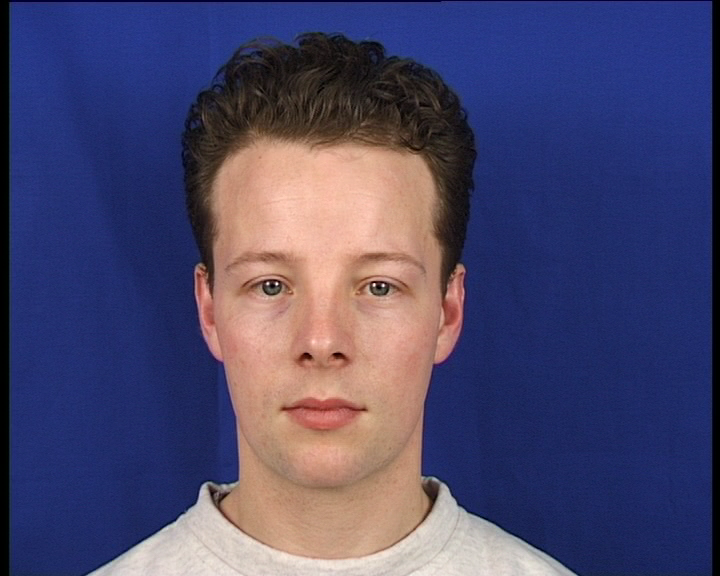
#> input picture Exercise 4/slike/slika0.png, 720 x 576 px; its folder holds only this picture in this run
$ python exercise4.py   (older library calls are emulated)
#> lines starting #> are read from the running program, lines starting #| are printed output that depends on the picture; after the words box and inside, x2 and y2 are one past the last pixel; in counts of white or black regions, pixels touching at a corner belong together
import numpy as np
import cv2
import matplotlib.pyplot as plt
from functools import reduce
import os

def skin_color_filter(im):
    # vhod: barvna slika
    # izhod: odziv filtra za barvo kože

    # preberemo sliko po kanalih
    red, green, blue = [im[:, :, x] for x in range(3)]

    #generacija maske ter dodatni pogoji
    mask = reduce(np.logical_and, (red > 95, green > 40, blue > 20, (reduce(np.maximum, (red, green, blue)) - reduce(np.minimum, (red, green, blue))) > 15, np.abs(red - green) > 15,red > green, red > blue))

    #pretvorba maske v uint8
    mask = mask.astype("uint8")
    return mask

def fill(mask):

    # kopiramo vhodno masko
    image_floodfill = mask.copy()

    # preberemo velikost maske
    height, width = mask.shape[:2]

    # priprava 2x večje maske za novo sliko
    new_mask = np.zeros((height + 2, width + 2), np.uint8)

    # zapolnimo slike z vrednostmi 255
    cv2.floodFill(image_floodfill, new_mask, (0,0), 255)

    # naredimo inverz slike
    image_floodfill_inv = cv2.bitwise_not(image_floodfill)

    # izhod je bitni ALI polne maske in inverza slike
    image_out = mask | image_floodfill_inv
    return image_out


def dilate(mask):
    # vhod: maska
    # izhod: maska, očiščena z dilatacijo s 5*5 kvadratnim strukturnim elementom

    # strukturni element 5x5
    #strutural_element_5 = np.ones((5,5),np.uint8)

    # isti element z vgrajenim fjem
    element_5 = cv2.getStructuringElement(cv2.MORPH_RECT, (5,5), (-1,-1) )

    # kopiramo masko
    im_dilate = mask.copy()

    # preberemo velikost maske
    height, width = mask.shape[:2]

    # pripravimo novo masko
    new_mask = np.zeros((height, width), np.uint8)

    # uporaba ukaza za izračun dilatacije
    cv2.dilate(im_dilate, element_5, new_mask, iterations=1 )

    image_out = new_mask
    return image_out


def clean_skin_mask(mask):
    # kombinacija erozije in dilatacije

    # kopiramo masko
    image_cleanskin = mask.copy()

    # zapolnimo novo masko z prejšnjo
    image_cleanskin = fill(image_cleanskin)

    # združimo dilatacijo in erozijo v eno masko
    image_out = dilate(image_cleanskin)
    return image_out


def rgb2gray(im):
    # vhod: barvna slika
    # izhod: sivinska slika, dobljena s povprečenjem kanalov

    # razširimo sliko iz uint8 v uint16
    image_float = im.astype("uint16")

    # preberemo sliko po kanalih
    red, green, blue = [image_float[:, :, x] for x in range(3)]

    # pretvorba RGB vrednosti kanalov v sive vrednosti
    gray_value = (red + green + blue) / 3

    # pretvorba float v int
    gray_value = gray_value.astype("uint8")
    return gray_value


def smooth_gray_image(im):
    # vhod: sivinska slika
    # izhod: sivinska slika, zglajena s 7*7 Gaussovim jedrom s sigma=2

    # kopiramo masko
    image_smooth = im.copy()

    # uporabimo gaussov filter
    cv2.GaussianBlur(im, (7,7),2,image_smooth, borderType=cv2.BORDER_DEFAULT)
    return image_smooth


def gradient_approximation(im):
    # vhod: zglajena siva slika
    # izhod: približek amplitude gradientov (v float32)

    # kopiramo masko
    image_sobel = im.copy()

    # masko spremenimo iz int v float
    image_sobel = image_sobel.astype("float32")

    # pripravimo Sobelov operator/matriko/element za izračun v X in Y smereh
    sobelX = np.array([[-1, 0, 1], [-2,0,2], [-1,0,1]], dtype="float32")
    sobelY = np.transpose(sobelX)

    # filtriramo masko po X in Y smeri
    image_x = cv2.filter2D(image_sobel, cv2.CV_32F, sobelX)
    image_y = cv2.filter2D(image_sobel, cv2.CV_32F, sobelY)

    # seštevek komponent po X in Y smeri po pitagorovem izreku
    image_border = np.sqrt(np.square(image_x) + np.square(image_y))
    return image_border


def mask_edges(edges, mask):
    # vhoda: amplituda gradientov, maska barve kože
    # izhod: slika amplitude gradientov, maskirana na področja ki ustrezajo odzivu filtra barve kože

    # robove pomnožimo z očiščeno masko
    image_maskededge = np.multiply(edges, mask)

    # skaliramo vrednosti v območje 0-255
    image_maskededge = image_maskededge * (255 / np.amax(image_maskededge))

    # določimo mejo 40 ter vrnemo primeren bool
    image_out_bool = (image_maskededge > 40)

    # spremenimo vrednosti bool v uint8
    image_out = image_out_bool.astype("uint8")
    return image_out


# [17 lines left out: function threshold_edges, not called in this run]


def fit_ellipse(bin_edges):
    # vhod: binarna slika robov, maskiranih s področjem kože
    # izhod: parametri elipse

    # tabela za točke
    elipse_points = []

    # zanke, ki tečejo čez masko
    for x in range(bin_edges.shape[1]):
        for y in range(bin_edges.shape[0]):
            if bin_edges[y, x] > 0:
                elipse_points.append((x, y))

    # pretvorba tabele v float32
    elipse_points = np.array(elipse_points).astype("float32")

    # določitev eliptične maske
    ellipse_mask = cv2.fitEllipse(elipse_points)
    return ellipse_mask


def draw_ellipse(im, ell):
    # vhod: barvna slika in parametri elipse
    # izhod: slika z vrisano elipso

    # pridobitev podatkov iz strukture
    center, axes, angle = ell

    # pretvorba float kordinat v int
    center = (int( round(center[0])), int(round(center[1])) )
    axes = (int( round(axes[0]/2)), int(round(axes[1]/2)) )
    angle = int( round(angle) )

    # izpis kordinat
    print(center, axes, angle)

    # pretvorba vhodne slike v float64
    image_in = im.astype("float64")

    # izvedba risanja eliptične maske na sliko
    face_det = cv2.ellipse(image_in, center=center, axes=axes, angle=angle, startAngle=0.0, endAngle=360.0, color=(255, 0, 0), thickness=2)

    # pretvorba slike iz float64 nazaj v uint8
    return face_det.round().astype("uint8")


def prepoznava_obraza(im):
    # vhod: barvna slika
    # izhod: barvna slika z vrisano elipso

    # izvedba vseh funkcij zaporedno
    image_skin = skin_color_filter(im)
    image_clean = clean_skin_mask(image_skin)

    image_gray = rgb2gray(im)
    image_graysmooth = smooth_gray_image(image_gray)

    image_gradsobel = gradient_approximation(image_graysmooth)
    image_maskededge = mask_edges(image_gradsobel, image_clean)

    elipse_parameter = fit_ellipse(image_maskededge)
    image_with_elipse = draw_ellipse(im, elipse_parameter)

    return image_with_elipse


if __name__ == "__main__":

    slike = os.listdir("slike")

    for slika in slike:

        # OSNOVNA SLIKA
        img = cv2.imread(os.path.join("slike",slika))[:, :, ::-1]
        plt.imshow(img)
        plt.show()

        # ČRNO-BEL OBRAZA
        imgskin = skin_color_filter(img)
#> in skin_color_filter, `red, green, blue = [im[:, :, x] for x in range(3)]`:
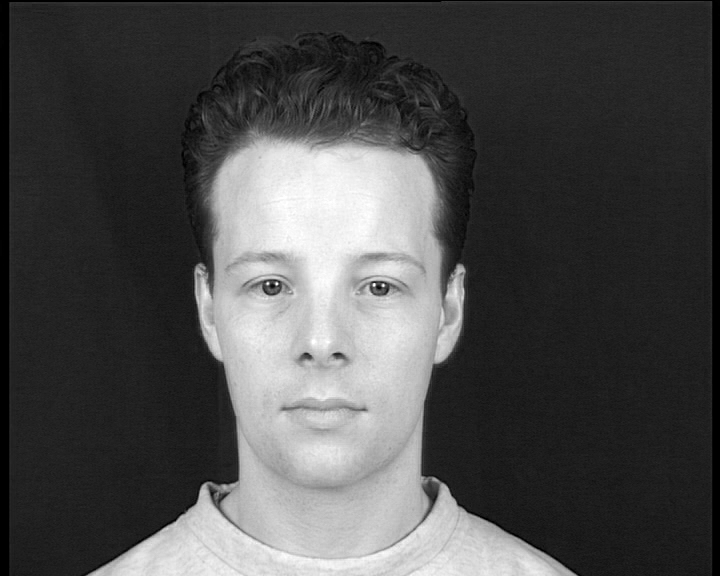
#> red: shape (576, 720); min 0, max 255, mean 76.1
#> in skin_color_filter, `mask = reduce(np.logical_and, (red > 95, green > 40, blue > 20, (reduc..`:
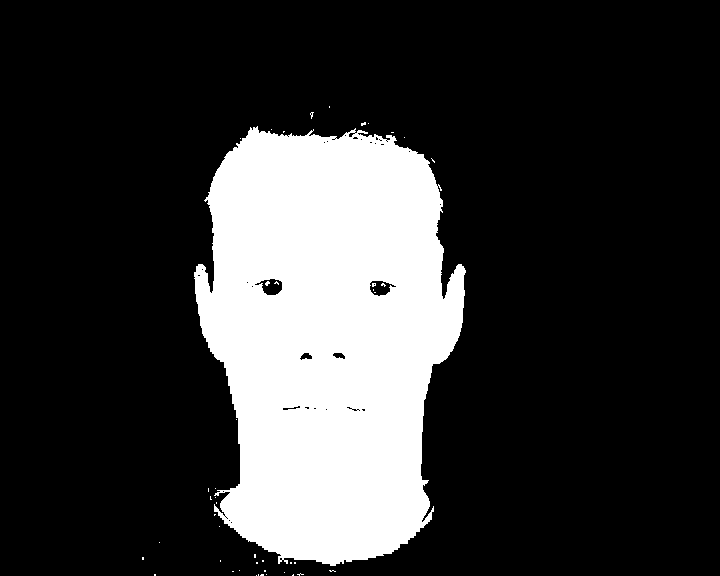
#> mask: shape (576, 720) bool; 21.5% white; 45 white regions (44 under 20 px), largest, box (x1, y1, x2, y2) and area: (194, 126, 466, 566) 89107
        plt.imshow(imgskin, cmap="gray")
        plt.show()

        # EROZIJA OBRAZA
        imgclean = clean_skin_mask(imgskin)
#> in fill, `cv2.floodFill(image_floodfill, new_mask, (0,0), 255)`:
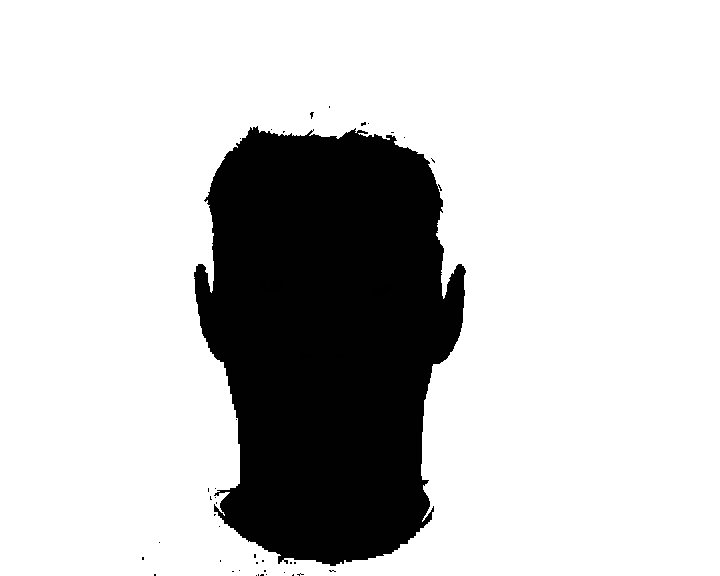
#> image_floodfill: shape (576, 720); min 0, max 255, mean 199.9
        plt.imshow(imgclean, cmap="gray")
        plt.show()

        # ČRNO-BELA SLIKA
        imggray = rgb2gray(img)
#> in rgb2gray, `gray_value = (red + green + blue) / 3`:
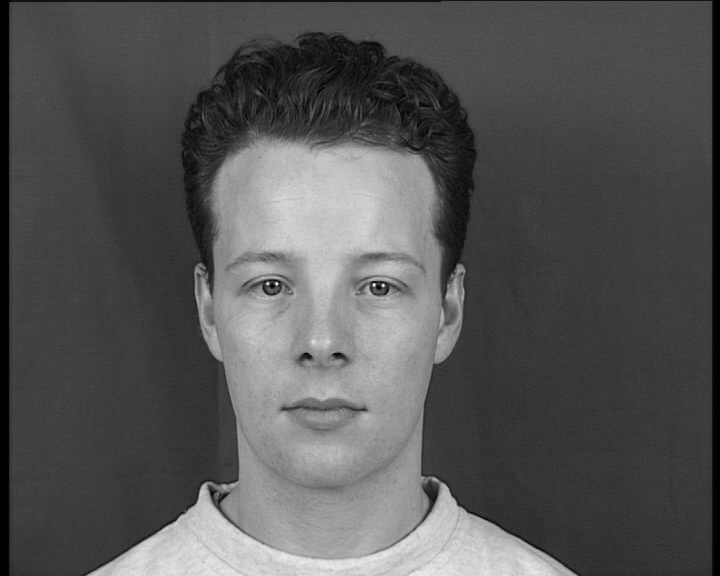
#> gray_value: shape (576, 720) float64; min 0, max 249.7, mean 85.6
        plt.imshow(imggray, cmap="gray")
        plt.show()

        # GLAJENJE ČRNO-BELE SLIKE
        imggraysmooth = smooth_gray_image(imggray)
        plt.imshow(imggraysmooth, cmap="gray")
        plt.show()

        # DETEKCIJA ROBOV OBRAZA
        imggradsobel = gradient_approximation(imggraysmooth)
#> in gradient_approximation, `image_y = cv2.filter2D(image_sobel, cv2.CV_32F, sobelY)`:
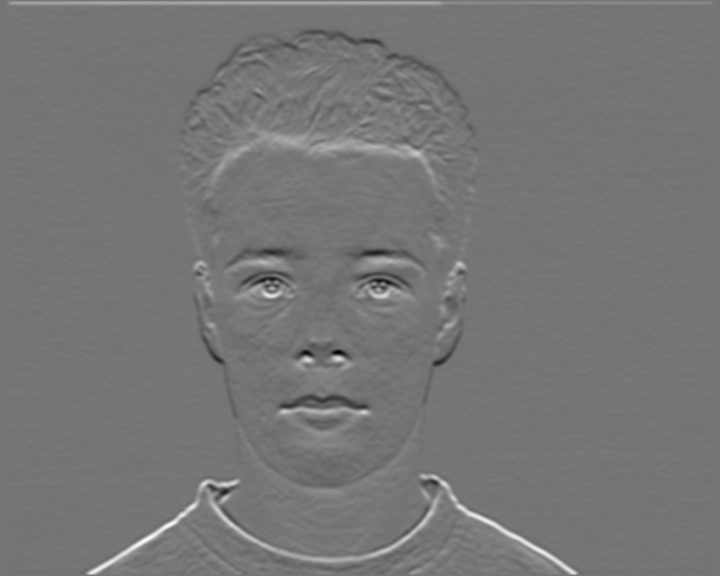
#> image_y: shape (576, 720) float32; min -198, max 231, mean 1.5; drawn with min black and max white
        plt.imshow(imggradsobel, cmap="gray")
        plt.show()

        # EROZIJA ROBOV OBRAZA
        imgmaskededge = mask_edges(imggradsobel, imgclean)
#> in mask_edges, `image_out_bool = (image_maskededge > 40)`:
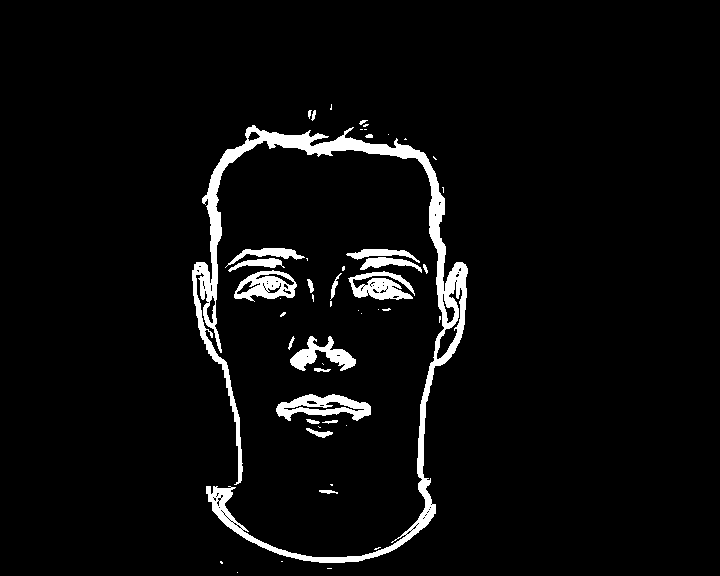
#> image_out_bool: shape (576, 720) bool; 4.5% white; 50 white regions (28 under 20 px), largest, box (x1, y1, x2, y2) and area: (192, 125, 468, 563) 11696, (276, 394, 371, 421) 1356, (348, 271, 415, 300) 1115
        plt.imshow(imgmaskededge, cmap="gray")
        plt.show()

        # DETEKCIJA OBRAZA
        face = prepoznava_obraza(img)
#> in prepoznava_obraza, `elipse_parameter = fit_ellipse(image_maskededge)`: elipse_parameter = ((327.1, 333.4), (244.5, 443.2), 179.8)
#> in draw_ellipse, `center, axes, angle = ell`: center = (327.1, 333.4); axes = (244.5, 443.2); angle = 179.8
#> in draw_ellipse, `center = (int( round(center[0])), int(round(center[1])) )`: center = (327, 333)
#> in draw_ellipse, `axes = (int( round(axes[0]/2)), int(round(axes[1]/2)) )`: axes = (122, 222)
#> in draw_ellipse, `angle = int( round(angle) )`: angle = 180
#| (327, 333) (122, 222) 180
#> in draw_ellipse, `return face_det.round().astype("uint8")`:
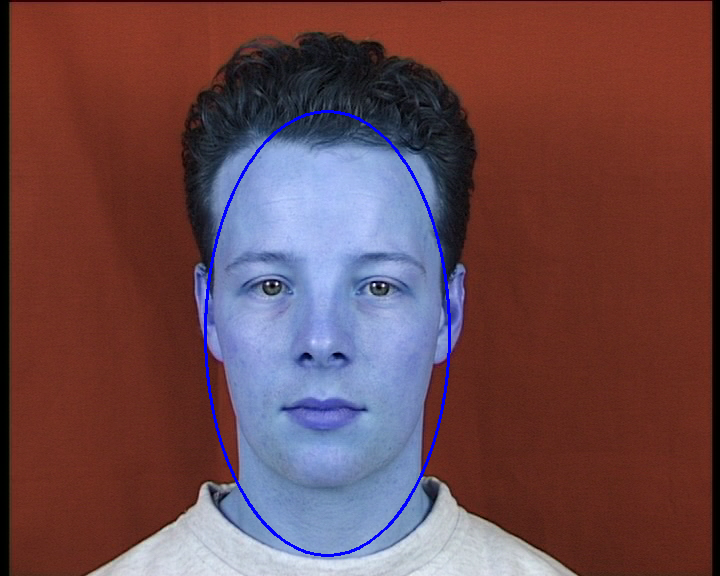
#> returned value: shape (576, 720, 3); mean of channels 0, 1, 2 77.1, 71.8, 107.5; drawn as B, G, R
        plt.imshow(face)
        plt.show()

    pass

$ run again, on Exercise 4/slike/slika4.png
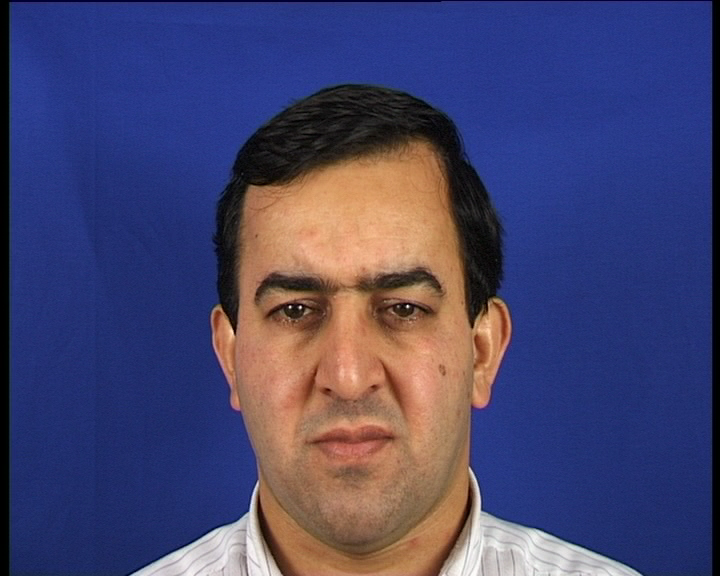
#> input picture Exercise 4/slike/slika4.png, 720 x 576 px
#> in skin_color_filter, `mask = reduce(np.logical_and, (red > 95, green > 40, blue > 20, (reduc..`:
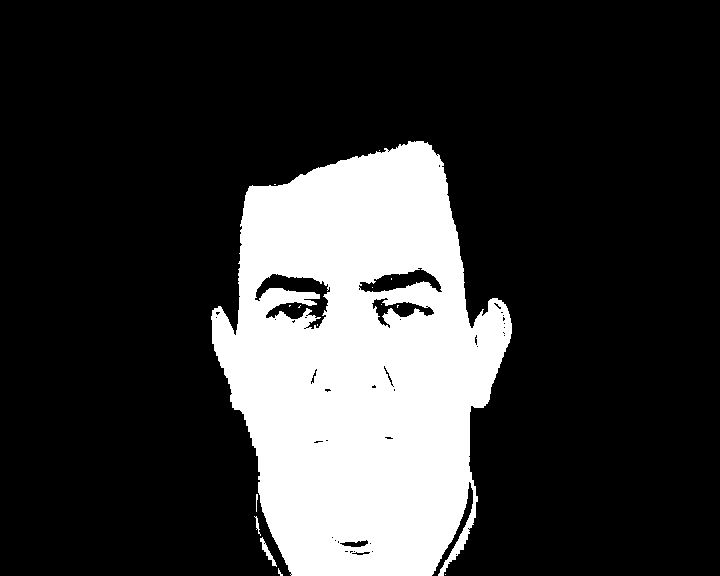
#> mask: shape (576, 720) bool; 21.6% white; 15 white regions (11 under 20 px), largest, box (x1, y1, x2, y2) and area: (211, 141, 512, 576) 89262, (260, 537, 277, 567) 131, (254, 516, 261, 536) 42, (256, 494, 258, 512) 24
#> image_out_bool: shape (576, 720) bool; 4.7% white; 63 white regions (31 under 20 px), largest, box (x1, y1, x2, y2) and area: (209, 139, 514, 576) 10138, (251, 262, 448, 324) 3033, (260, 296, 317, 326) 804
#> elipse_parameter = ((362.7, 374.4), (256.9, 424), 178.4)
#> in draw_ellipse, `center, axes, angle = ell`: center = (362.7, 374.4); axes = (256.9, 424); angle = 178.4
#> in draw_ellipse, `center = (int( round(center[0])), int(round(center[1])) )`: center = (363, 374)
#> in draw_ellipse, `axes = (int( round(axes[0]/2)), int(round(axes[1]/2)) )`: axes = (128, 212)
#> in draw_ellipse, `angle = int( round(angle) )`: angle = 178
#| (363, 374) (128, 212) 178
#> in draw_ellipse, `return face_det.round().astype("uint8")`:
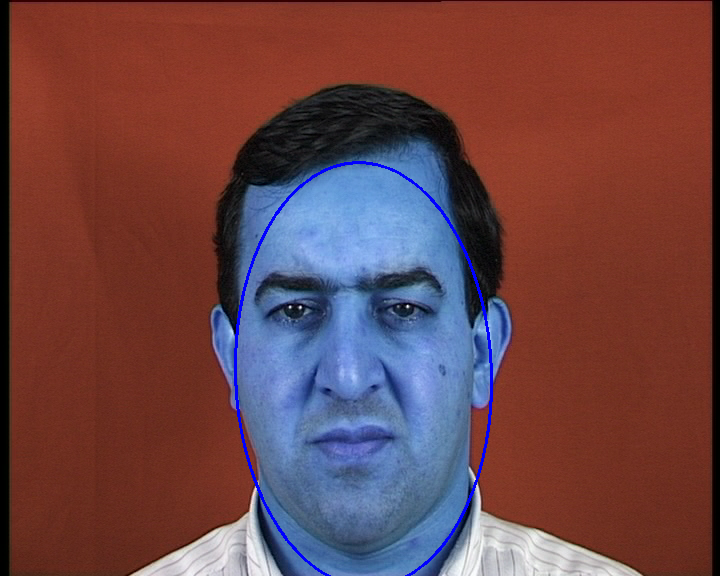
#> returned value: shape (576, 720, 3); mean of channels 0, 1, 2 71.7, 68.3, 108.6; drawn as B, G, R

$ run again, on Exercise 4/slike/slika5.png
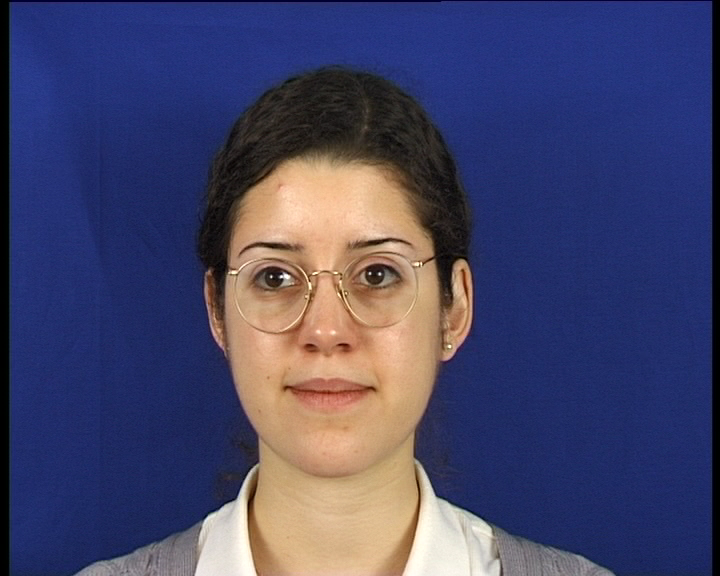
#> input picture Exercise 4/slike/slika5.png, 720 x 576 px
#> in skin_color_filter, `mask = reduce(np.logical_and, (red > 95, green > 40, blue > 20, (reduc..`:
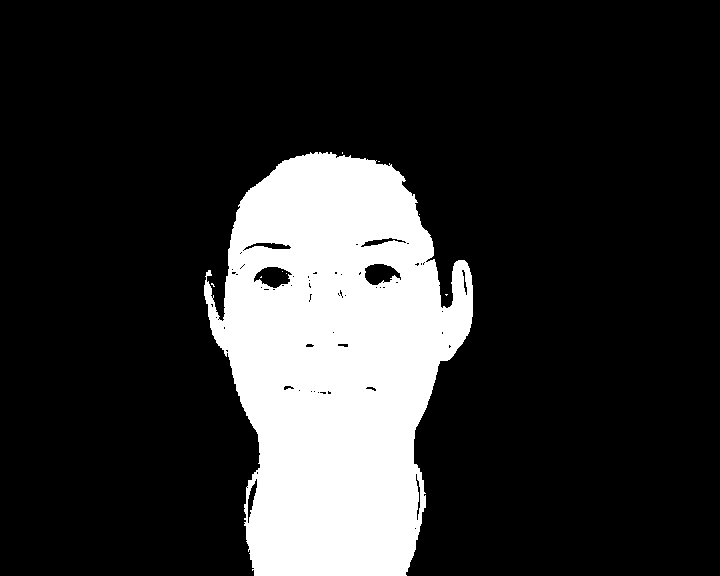
#> mask: shape (576, 720) bool; 18.7% white; 9 white regions (8 under 20 px), largest, box (x1, y1, x2, y2) and area: (204, 152, 473, 576) 77630
#> image_out_bool: shape (576, 720) bool; 4.5% white; 38 white regions (11 under 20 px), largest, box (x1, y1, x2, y2) and area: (202, 150, 443, 467) 5655, (410, 258, 475, 462) 2336, (244, 258, 338, 336) 1929
#> elipse_parameter = ((337.6, 364.1), (235.3, 390.5), 0.106)
#> in draw_ellipse, `center, axes, angle = ell`: center = (337.6, 364.1); axes = (235.3, 390.5); angle = 0.106
#> in draw_ellipse, `center = (int( round(center[0])), int(round(center[1])) )`: center = (338, 364)
#> in draw_ellipse, `axes = (int( round(axes[0]/2)), int(round(axes[1]/2)) )`: axes = (118, 195)
#> in draw_ellipse, `angle = int( round(angle) )`: angle = 0
#| (338, 364) (118, 195) 0
#> in draw_ellipse, `return face_det.round().astype("uint8")`:
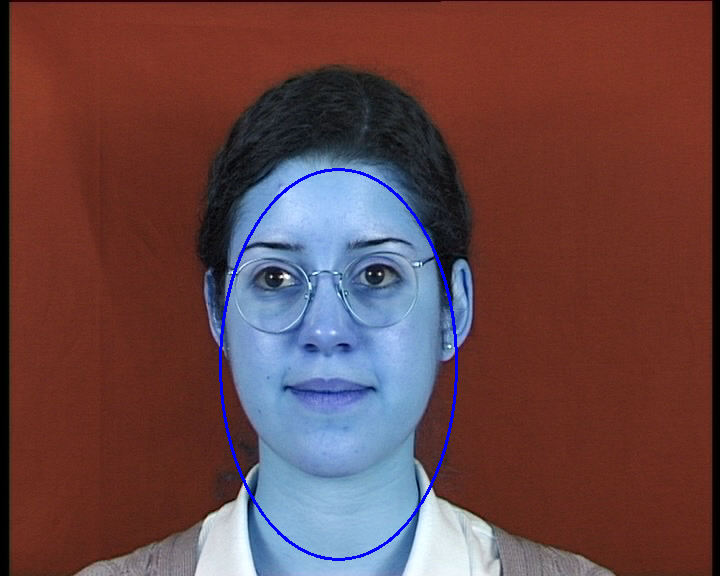
#> returned value: shape (576, 720, 3); mean of channels 0, 1, 2 70.7, 68.8, 103.9; drawn as B, G, R
